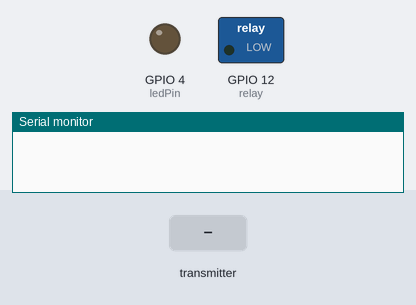
Simulated run of this sketch. Board: ESP32. Parts: switched loads named in the sketch (green lamp = pin HIGH), output pins drawn as LEDs (lit = HIGH), the last lines printed to the serial monitor. Inputs (shaded band) come from the test bench.

Above: at 1.2 s.
1.3 s: the transmitter starts sending d = 1
At 2.6 s:
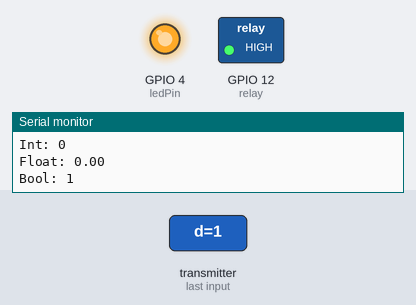
Timing chart, 0 to 4.3 s (numbered marks = the images above; inputs shaded):
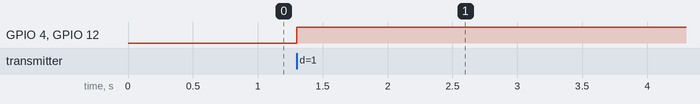

Measured:
- after the input at 1.3 s, GPIO 4 (ledPin), GPIO 12 (relay): LOW → HIGH at once

The sketch:

Receiver_ESP_file.ino
```cpp
#include <esp_now.h>
#include <WiFi.h>

const int ledPin = 4;
const int relay = 12;
const int resetPin = 33;

// Structure example to receive data
// Must match the sender structure
typedef struct struct_message {
  char a[32];
  int b;
  float c;
  bool d;
  bool lbs; //added
  bool bs; //added
  bool ls = false; //added
  unsigned long lastDebounceTime = 0; //added
  unsigned long debounceDelay = 50; //added

  bool rst; //NEW ADD
} struct_message;

// Create a struct_message called myData
struct_message myData;

// callback function that will be executed when data is received
void OnDataRecv(const uint8_t * mac, const uint8_t *incomingData, int len) {
  memcpy(&myData, incomingData, sizeof(myData));
  Serial.print("Bytes received: ");
  Serial.println(len);
  Serial.print("Char: ");
  Serial.println(myData.a);
  Serial.print("Int: ");
  Serial.println(myData.b);
  Serial.print("Float: ");
  Serial.println(myData.c);
  Serial.print("Bool: ");
  Serial.println(myData.d);
  Serial.println();

  if (myData.d == true){
    //digitalWrite(ledPin, HIGH);
    //digitalWrite(ledPin, myData.ls);
    digitalWrite(ledPin, HIGH); //NEW ADD
    digitalWrite(relay, HIGH);
    //Serial.println("Current not Flowing");
    myData.lbs = myData.d; //added

  }

  if (resetPin == HIGH){
    digitalWrite(relay, LOW);
  }

  if (myData.rst == true && myData.ls == true){
    digitalWrite(ledPin, LOW); //NEW ADD
    digitalWrite(relay, LOW);
  }
}

void setup() {
  // Initialize Serial Monitor
  Serial.begin(115200);
  pinMode(ledPin, OUTPUT);
  digitalWrite(ledPin, LOW);
  pinMode(relay, OUTPUT);
  pinMode(resetPin, INPUT);
  //digitalWrite(ledPin, myData.ls); //added

  // Set device as a Wi-Fi Station
  WiFi.mode(WIFI_STA);

  // Init ESP-NOW
  if (esp_now_init() != ESP_OK) {
    Serial.println("Error initializing ESP-NOW");
    return;
  }

  // Once ESPNow is successfully Init, we will register for recv CB to
  // get recv packer info
  esp_now_register_recv_cb(OnDataRecv);
}

void loop() {

}
```
